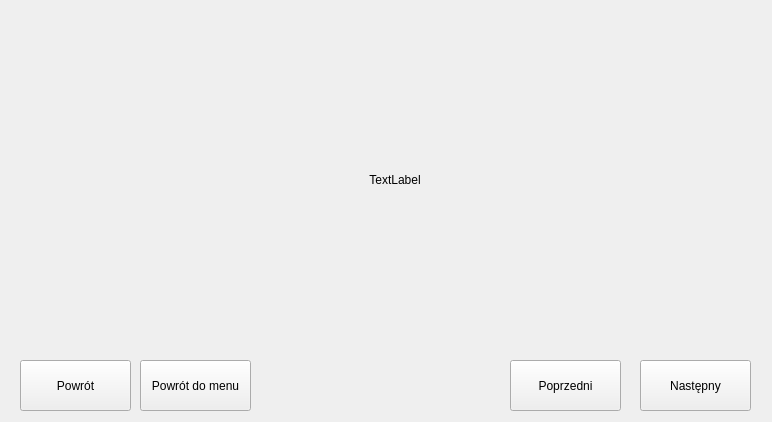
<?xml version="1.0" encoding="UTF-8"?>
<ui version="4.0">
 <class>resultsForm</class>
 <widget class="QWidget" name="resultsForm">
  <property name="geometry">
   <rect>
    <x>0</x>
    <y>0</y>
    <width>772</width>
    <height>422</height>
   </rect>
  </property>
  <property name="minimumSize">
   <size>
    <width>772</width>
    <height>422</height>
   </size>
  </property>
  <property name="maximumSize">
   <size>
    <width>772</width>
    <height>422</height>
   </size>
  </property>
  <property name="windowTitle">
   <string>Puzzle stacker</string>
  </property>
  <widget class="QPushButton" name="back_button">
   <property name="geometry">
    <rect>
     <x>20</x>
     <y>360</y>
     <width>111</width>
     <height>51</height>
    </rect>
   </property>
   <property name="text">
    <string>Powrót</string>
   </property>
  </widget>
  <widget class="QPushButton" name="next_button">
   <property name="enabled">
    <bool>true</bool>
   </property>
   <property name="geometry">
    <rect>
     <x>640</x>
     <y>360</y>
     <width>111</width>
     <height>51</height>
    </rect>
   </property>
   <property name="text">
    <string>Następny</string>
   </property>
  </widget>
  <widget class="QLabel" name="show_image">
   <property name="geometry">
    <rect>
     <x>40</x>
     <y>10</y>
     <width>710</width>
     <height>340</height>
    </rect>
   </property>
   <property name="minimumSize">
    <size>
     <width>710</width>
     <height>340</height>
    </size>
   </property>
   <property name="maximumSize">
    <size>
     <width>710</width>
     <height>340</height>
    </size>
   </property>
   <property name="text">
    <string>&lt;html&gt;&lt;head/&gt;&lt;body&gt;&lt;p align=&quot;center&quot;&gt;TextLabel&lt;/p&gt;&lt;/body&gt;&lt;/html&gt;</string>
   </property>
   <property name="alignment">
    <set>Qt::AlignCenter</set>
   </property>
  </widget>
  <widget class="QPushButton" name="previous_button">
   <property name="enabled">
    <bool>true</bool>
   </property>
   <property name="geometry">
    <rect>
     <x>510</x>
     <y>360</y>
     <width>111</width>
     <height>51</height>
    </rect>
   </property>
   <property name="text">
    <string>Poprzedni</string>
   </property>
  </widget>
  <widget class="QPushButton" name="main_button">
   <property name="geometry">
    <rect>
     <x>140</x>
     <y>360</y>
     <width>111</width>
     <height>51</height>
    </rect>
   </property>
   <property name="text">
    <string>Powrót do menu</string>
   </property>
  </widget>
 </widget>
 <resources>
  <include location="prompt_image.qrc"/>
 </resources>
 <connections/>
</ui>
